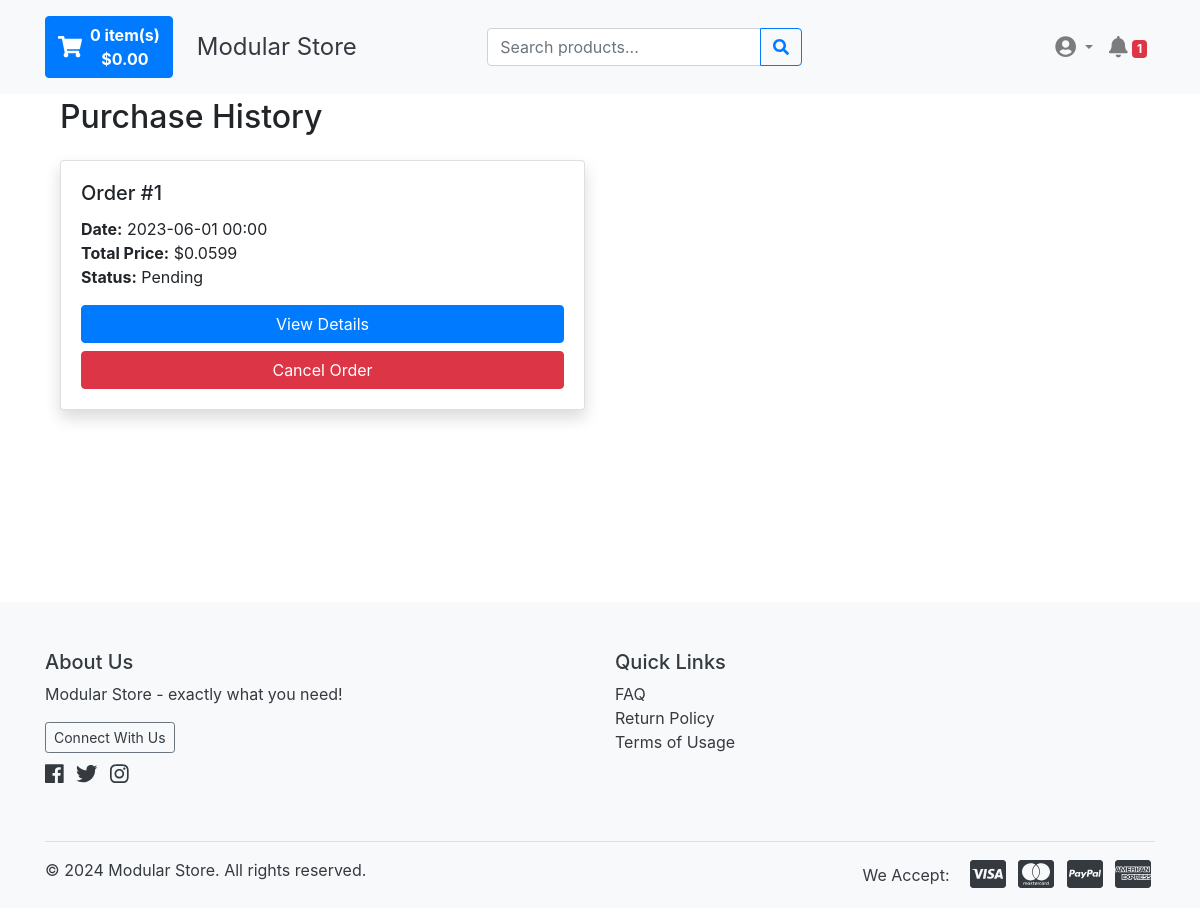
Page /purchase-history/ (signed in) on the earlier database version.
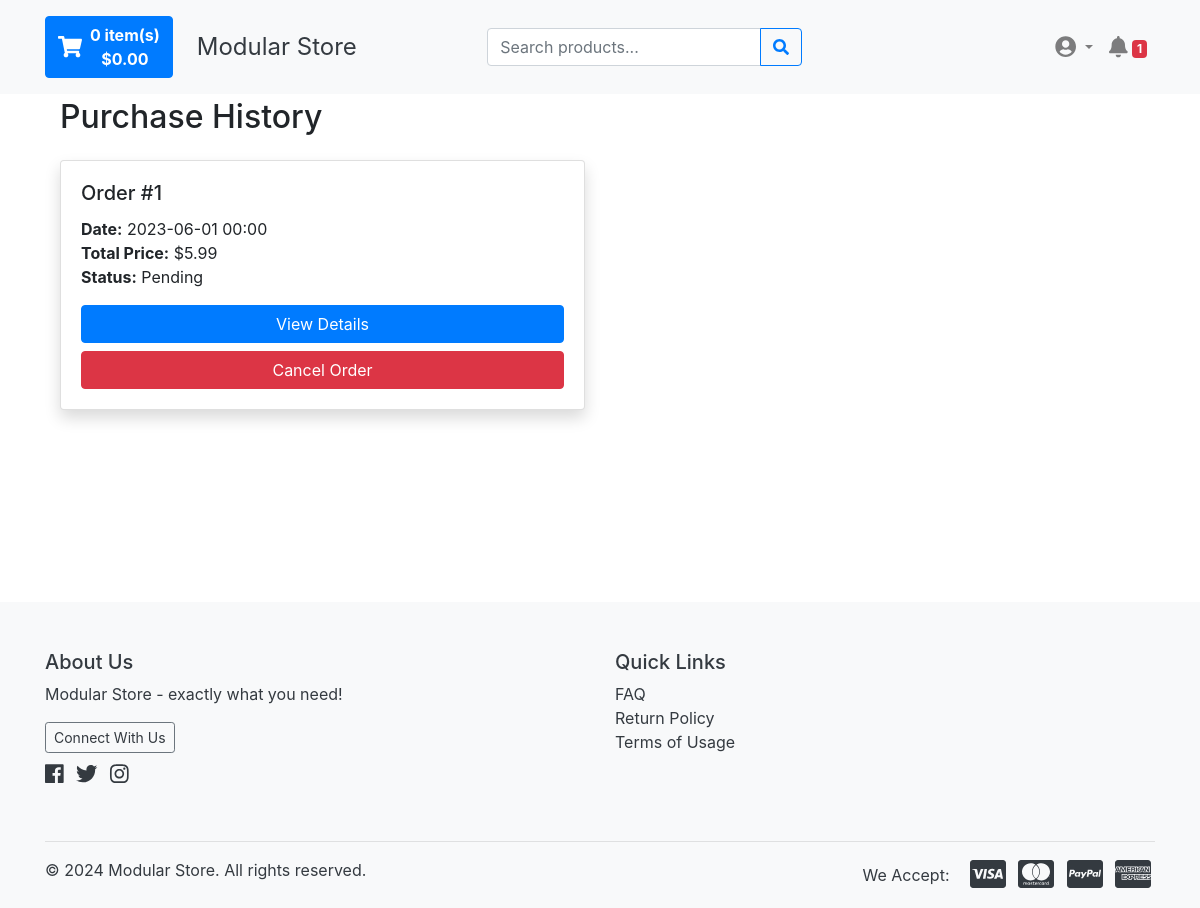
Same page on the later database version.
### modules/db/models.py (models this page shows, shortened)
class Purchase(Base):
    __tablename__ = 'purchases'
    id = Column(Integer, primary_key=True, autoincrement=True)
    user_id = Column(Integer, ForeignKey('users.id'), nullable=False, index=True)
    date = Column(DateTime, nullable=False, default=func.now())
    total_price = Column(Integer, nullable=False)  # Total price in cents
    discount_amount = Column(Integer, nullable=False, default=0)  # Discount amount in cents
    delivery_fee = Column(Integer, nullable=False, default=0)  # Delivery fee in cents
    status = Column(Text)
    tracking_number = Column(Text)
    shipping_method = Column(Text)
    payment_method = Column(Text)
    payment_id = Column(Text)
    items = relationship('PurchaseItem', lazy='joined')
    shipping_address = relationship('ShippingAddress', uselist=False)

### modules/purchase_history/views.py (the view)
@purchase_history_bp.route("/")
@login_required_with_message(message=_("You must be logged in to view your purchase history."))
def purchase_history():
    purchases = get_purchase_history(db.session)
    return render_template("history.html", purchases=purchases)

### modules/db/database.py (called while the page is built)
    def shutdown_session(self, exception=None):
        self.session.remove()

### modules/extensions/utils.py (called while the page is built)
def get_locale() -> str:
    if current_user.is_authenticated:
        return current_user.language
    accept_languages = request.accept_languages or LanguageAccept()
    best_match = accept_languages.best_match(AppConfig.LANGUAGES)
    return best_match or AppConfig.DEFAULT_LANG

def load_user(user_id):
    user = db.session.get(User, user_id)
    if user:
        db.session.refresh(user)
    return user

### modules/logger.py (called while the page is built)
    def before_request(self):
        request.start_time = time.time()

### modules/purchase_history/utils.py (called while the page is built)
def get_purchase_history(db: Session) -> List[Purchase]:
    user_id = current_user.id
    purchases = db.query(Purchase).filter_by(user_id=user_id).order_by(Purchase.date.desc()).all()
    for purchase in purchases:
        purchase.items_subtotal = calculate_items_subtotal(purchase.items)
    return purchases

def calculate_items_subtotal(items: List[PurchaseItem]) -> float:
    return sum(item.quantity * item.price for item in items)

### templates/history.html (shortened to what this page needs)
{% extends "base.html" %}
{% block body %}
    <div class="container my-5">
        <h2 class="mb-4">{{ _('Purchase History') }}</h2>
        {% if purchases %}
            <div class="row">
                {% for purchase in purchases %}
                    <div class="col-md-6 mb-4">
                        <div class="card shadow h-100">
                            <div class="card-body d-flex flex-column">
                                <h5 class="card-title">{{ _('Order #%(id)d', id=purchase.id) }}</h5>
                                <p class="card-text">
                                    <strong>{{ _('Date') }}:</strong> {{ purchase.date.strftime('%Y-%m-%d %H:%M') }}<br>
                                    <strong>{{ _('Total Price') }}:</strong>
                                    ${{ (purchase.items_subtotal + purchase.delivery_fee) / 100.0 }}<br>
                                    <strong>{{ _('Status') }}:</strong> {{ purchase.status }}
                                </p>
                                <div class="mt-auto">
                                    <a href="{{ url_for('purchase_history.purchase_details', purchase_id=purchase.id) }}"
                                       class="btn btn-primary btn-block mb-2">{{ _('View Details') }}</a>
                                    {% if purchase.status == 'Pending' %}
                                        <form action="{{ url_for('purchase_history.cancel_order', purchase_id=purchase.id) }}" method="POST">
                                            <button type="submit" class="btn btn-danger btn-block"
                                                    onclick="return confirm('{{ _('Are you sure you want to cancel this order?') }}')">{{ _('Cancel Order') }}</button>
                                        </form>
                                    {% endif %}
                                </div>
                            </div>
                        </div>
                    </div>
                {% endfor %}
            </div>
        {% else %}
            <div class="alert alert-info" role="alert">{{ _('No purchase history found.') }}</div>
        {% endif %}
    </div>
{% endblock %}

Differences in the rows shown:
changed Purchase "Order #1": (purchase.items_subtotal+purchase.delivery_fee)/100.0 "0.0599" → "5.99"
